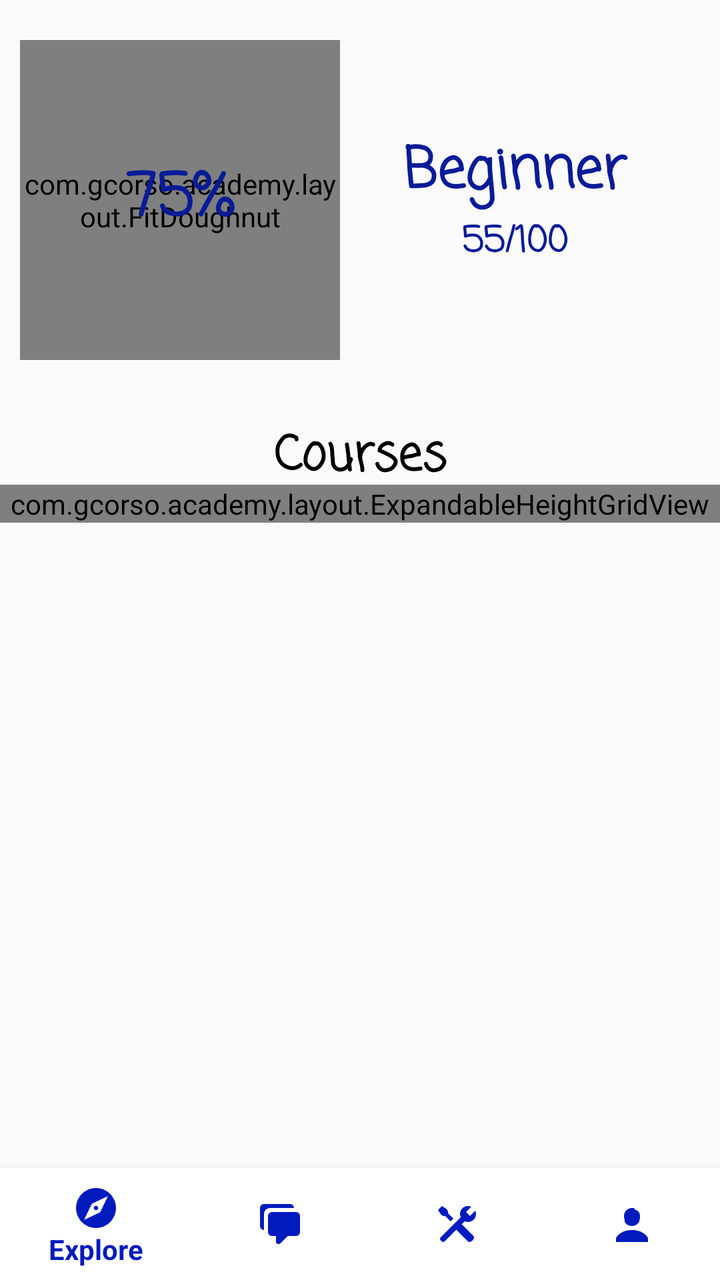
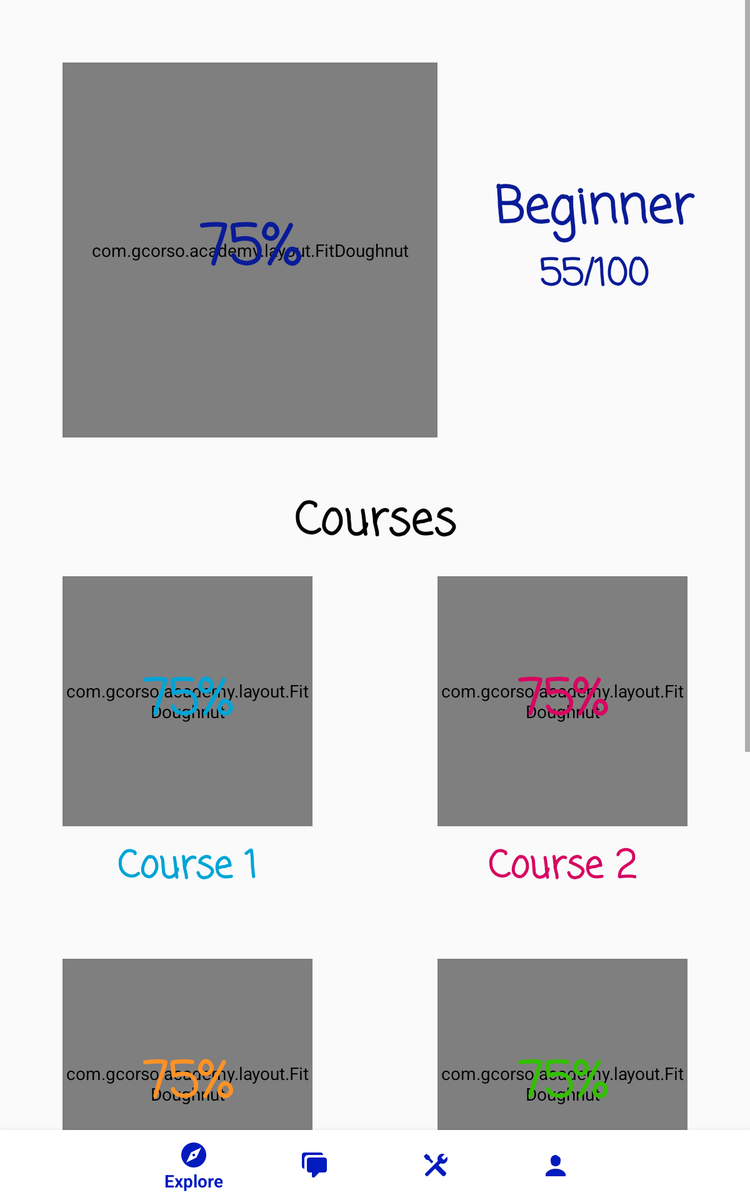

Two renders of one Android screen. The first uses the default layout on a phone; the second uses the alternative layout the repository ships for a different screen configuration, on a matching device. The two XML files are below.
<!-- AndroidManifest.xml: application theme AppTheme -->
<!-- res/layout/activity_profile.xml -->
<?xml version="1.0" encoding="utf-8"?>
<RelativeLayout
    xmlns:android="http://schemas.android.com/apk/res/android"
    xmlns:app="http://schemas.android.com/apk/res-auto"
    xmlns:tools="http://schemas.android.com/tools"
    android:layout_width="match_parent"
    android:layout_height="match_parent"
    tools:context=".activities.ProfileActivity">

    <ScrollView
        android:layout_width="match_parent"
        android:layout_height="match_parent"
        android:layout_above="@+id/navigation">

        <LinearLayout
            android:layout_width="match_parent"
            android:layout_height="wrap_content"
            android:orientation="vertical"
            android:paddingBottom="20dp">

            <RelativeLayout
                android:layout_width="match_parent"
                android:layout_height="match_parent"
                android:orientation="horizontal">

                <LinearLayout
                    android:layout_width="match_parent"
                    android:layout_height="match_parent"
                    android:layout_centerVertical="true"
                    android:layout_marginRight="20dp"
                    android:layout_toRightOf="@id/doughnuttot"
                    android:orientation="vertical">

                    <TextView
                        android:id="@+id/tvlevel"
                        android:layout_width="match_parent"
                        android:layout_height="wrap_content"
                        android:fontFamily="casual"
                        android:text="Beginner"
                        android:textAlignment="center"
                        android:textColor="@color/neutral"
                        android:textSize="28sp"
                        android:textStyle="bold"/>

                    <TextView
                        android:id="@+id/tvprogress"
                        android:layout_width="match_parent"
                        android:layout_height="wrap_content"
                        android:fontFamily="casual"
                        android:text="55/100"
                        android:textAlignment="center"
                        android:textColor="@color/neutral"
                        android:textSize="18sp"
                        android:textStyle="bold"/>

                </LinearLayout>

                <com.gcorso.academy.layout.FitDoughnut
                    android:id="@+id/doughnuttot"
                    android:layout_width="160dp"
                    android:layout_height="160dp"
                    android:layout_marginBottom="20dp"
                    android:layout_marginLeft="10dp"
                    android:layout_marginRight="5dp"
                    android:layout_marginTop="20dp"
                    app:fdColorPrimary="@color/colorAccent"/>

                <TextView
                    android:id="@+id/tvpercentage"
                    android:layout_width="wrap_content"
                    android:layout_height="wrap_content"
                    android:layout_alignBottom="@+id/doughnuttot"
                    android:layout_alignLeft="@+id/doughnuttot"
                    android:layout_alignRight="@+id/doughnuttot"
                    android:layout_alignTop="@+id/doughnuttot"
                    android:fontFamily="casual"
                    android:gravity="center"
                    android:text="75%"
                    android:textAlignment="center"
                    android:textColor="@color/neutral"
                    android:textSize="30sp"
                    android:textStyle="bold"/>

            </RelativeLayout>

            <TextView
                android:id="@+id/tvtext"
                android:layout_width="match_parent"
                android:layout_height="wrap_content"
                android:layout_marginBottom="-5dp"
                android:layout_marginTop="10dp"
                android:fontFamily="casual"
                android:text="Courses"
                android:textAlignment="center"
                android:textColor="@android:color/black"
                android:textSize="24sp"
                android:textStyle="bold"/>

            <com.gcorso.academy.layout.ExpandableHeightGridView
                android:id="@+id/gridCoursesProg"
                android:layout_width="match_parent"
                android:layout_height="match_parent"
                android:numColumns="2"/>

        </LinearLayout>
    </ScrollView>

    <android.support.design.widget.BottomNavigationView
        android:id="@+id/navigation"
        android:layout_width="0dp"
        android:layout_height="wrap_content"
        android:layout_marginEnd="0dp"
        android:layout_marginStart="0dp"
        android:background="@android:color/white"
        android:layout_alignParentBottom="true"
        android:layout_alignParentStart="true"
        android:layout_alignParentEnd="true"
        app:itemIconTint="@color/colorAccent"
        app:itemTextColor="@color/colorAccent"
        app:menu="@menu/navigation"/>


</RelativeLayout>
<!-- resources referenced by this layout -->
<resources>
  <color name="colorAccent">#021bbe</color>
  <color name="neutral">#0a1b97</color>
  <style name="AppTheme" parent="Theme.AppCompat.Light">
          <item name="colorPrimary">@color/colorPrimary</item>
          <item name="colorPrimaryDark">@color/colorPrimaryDark</item>
          <item name="colorAccent">@color/colorAccent</item>
          <item name="android:windowAnimationStyle">@null</item>
      </style>
  <color name="colorPrimary">#fcfafa</color>
  <color name="colorPrimaryDark">#000000</color>
</resources>
<!-- res/layout-sw600dp/activity_profile.xml (the repository's variant of the layout above) -->
<!-- drawn on a 7-inch tablet held upright -->
<?xml version="1.0" encoding="utf-8"?>
<RelativeLayout
    xmlns:android="http://schemas.android.com/apk/res/android"
    xmlns:app="http://schemas.android.com/apk/res-auto"
    xmlns:tools="http://schemas.android.com/tools"
    android:layout_width="match_parent"
    android:layout_height="match_parent"
    tools:context=".activities.ProfileActivity">

    <ScrollView
        android:layout_width="match_parent"
        android:layout_height="match_parent"
        android:layout_above="@+id/navigation">

        <LinearLayout
            android:layout_width="match_parent"
            android:layout_height="wrap_content"
            android:orientation="vertical"
            android:paddingBottom="30dp">

            <RelativeLayout
                android:layout_width="match_parent"
                android:layout_height="match_parent"
                android:orientation="horizontal">

                <LinearLayout
                    android:layout_width="match_parent"
                    android:layout_height="match_parent"
                    android:layout_centerVertical="true"
                    android:layout_marginRight="20dp"
                    android:layout_toRightOf="@id/doughnuttot"
                    android:orientation="vertical">

                    <TextView
                        android:id="@+id/tvlevel"
                        android:layout_width="match_parent"
                        android:layout_height="wrap_content"
                        android:fontFamily="casual"
                        android:text="Beginner"
                        android:textAlignment="center"
                        android:textColor="@color/neutral"
                        android:textSize="40sp"
                        android:textStyle="bold"/>

                    <TextView
                        android:id="@+id/tvprogress"
                        android:layout_width="match_parent"
                        android:layout_height="wrap_content"
                        android:fontFamily="casual"
                        android:text="55/100"
                        android:textAlignment="center"
                        android:textColor="@color/neutral"
                        android:textSize="30sp"
                        android:textStyle="bold"/>

                </LinearLayout>

                <com.gcorso.academy.layout.FitDoughnut
                    android:id="@+id/doughnuttot"
                    android:layout_width="300dp"
                    android:layout_height="300dp"
                    android:layout_marginBottom="30dp"
                    android:layout_marginLeft="50dp"
                    android:layout_marginRight="20dp"
                    android:layout_marginTop="50dp"
                    app:fdColorPrimary="@color/colorAccent"/>

                <TextView
                    android:id="@+id/tvpercentage"
                    android:layout_width="wrap_content"
                    android:layout_height="wrap_content"
                    android:layout_alignBottom="@+id/doughnuttot"
                    android:layout_alignLeft="@+id/doughnuttot"
                    android:layout_alignRight="@+id/doughnuttot"
                    android:layout_alignTop="@+id/doughnuttot"
                    android:fontFamily="casual"
                    android:gravity="center"
                    android:text="75%"
                    android:textAlignment="center"
                    android:textColor="@color/neutral"
                    android:textSize="45sp"
                    android:textStyle="bold"/>

            </RelativeLayout>

            <TextView
                android:id="@+id/tvtext"
                android:layout_width="match_parent"
                android:layout_height="wrap_content"
                android:layout_marginBottom="-5dp"
                android:layout_marginTop="10dp"
                android:fontFamily="casual"
                android:text="Courses"
                android:textAlignment="center"
                android:textColor="@android:color/black"
                android:textSize="36sp"
                android:textStyle="bold"/>

            <TableLayout
                android:layout_width="match_parent"
                android:layout_height="match_parent">

                <TableRow
                    android:layout_width="match_parent"
                    android:layout_height="match_parent">

                    <RelativeLayout
                        android:layout_width="match_parent"
                        android:layout_height="match_parent"
                        android:layout_weight="1"
                        android:orientation="horizontal">

                        <com.gcorso.academy.layout.FitDoughnut
                            android:id="@+id/doughnut1"
                            android:layout_width="@dimen/dounughtprof_tab"
                            android:layout_height="@dimen/dounughtprof_tab"
                            android:layout_centerHorizontal="true"
                            android:layout_marginBottom="10dp"
                            android:layout_marginLeft="20dp"
                            android:layout_marginRight="20dp"
                            android:layout_marginTop="20dp"
                            app:fdColorPrimary="@color/course1"/>

                        <TextView
                            android:id="@+id/tvpercentage1"
                            android:layout_width="wrap_content"
                            android:layout_height="wrap_content"
                            android:layout_alignBottom="@+id/doughnut1"
                            android:layout_alignLeft="@+id/doughnut1"
                            android:layout_alignRight="@+id/doughnut1"
                            android:layout_alignTop="@+id/doughnut1"
                            android:fontFamily="casual"
                            android:gravity="center"
                            android:text="75%"
                            android:textAlignment="center"
                            android:textColor="@color/course1"
                            android:textSize="@dimen/percprof_tab"
                            android:textStyle="bold"/>

                        <TextView
                            android:id="@+id/tvtitle1"
                            android:layout_width="wrap_content"
                            android:layout_height="wrap_content"
                            android:layout_below="@+id/doughnut1"
                            android:layout_centerHorizontal="true"
                            android:fontFamily="casual"
                            android:gravity="center"
                            android:text="Course 1"
                            android:textAlignment="center"
                            android:textColor="@color/course1"
                            android:textSize="@dimen/titlprof_tab"
                            android:textStyle="bold"/>

                    </RelativeLayout>

                    <RelativeLayout
                        android:layout_width="match_parent"
                        android:layout_height="match_parent"
                        android:layout_weight="1"
                        android:orientation="horizontal">

                        <com.gcorso.academy.layout.FitDoughnut
                            android:id="@+id/doughnut2"
                            android:layout_width="@dimen/dounughtprof_tab"
                            android:layout_height="@dimen/dounughtprof_tab"
                            android:layout_centerHorizontal="true"
                            android:layout_marginBottom="10dp"
                            android:layout_marginLeft="20dp"
                            android:layout_marginRight="20dp"
                            android:layout_marginTop="20dp"
                            app:fdColorPrimary="@color/course2"/>

                        <TextView
                            android:id="@+id/tvpercentage2"
                            android:layout_width="wrap_content"
                            android:layout_height="wrap_content"
                            android:layout_alignBottom="@+id/doughnut2"
                            android:layout_alignLeft="@+id/doughnut2"
                            android:layout_alignRight="@+id/doughnut2"
                            android:layout_alignTop="@+id/doughnut2"
                            android:fontFamily="casual"
                            android:gravity="center"
                            android:text="75%"
                            android:textAlignment="center"
                            android:textColor="@color/course2"
                            android:textSize="@dimen/percprof_tab"
                            android:textStyle="bold"/>

                        <TextView
                            android:id="@+id/tvtitle2"
                            android:layout_width="wrap_content"
                            android:layout_height="wrap_content"
                            android:layout_below="@+id/doughnut2"
                            android:layout_centerHorizontal="true"
                            android:fontFamily="casual"
                            android:gravity="center"
                            android:text="Course 2"
                            android:textAlignment="center"
                            android:textColor="@color/course2"
                            android:textSize="@dimen/titlprof_tab"
                            android:textStyle="bold"/>

                    </RelativeLayout>
                </TableRow>

                <TableRow
                    android:layout_width="match_parent"
                    android:layout_height="match_parent"
                    android:layout_marginTop="30dp"
                    android:layout_marginBottom="30dp">

                    <RelativeLayout
                        android:layout_width="match_parent"
                        android:layout_height="match_parent"
                        android:layout_weight="1"
                        android:orientation="horizontal">

                        <com.gcorso.academy.layout.FitDoughnut
                            android:id="@+id/doughnut3"
                            android:layout_width="@dimen/dounughtprof_tab"
                            android:layout_height="@dimen/dounughtprof_tab"
                            android:layout_centerHorizontal="true"
                            android:layout_marginBottom="10dp"
                            android:layout_marginLeft="20dp"
                            android:layout_marginRight="20dp"
                            android:layout_marginTop="20dp"
                            app:fdColorPrimary="@color/course3"/>

                        <TextView
                            android:id="@+id/tvpercentage3"
                            android:layout_width="wrap_content"
                            android:layout_height="wrap_content"
                            android:layout_alignBottom="@+id/doughnut3"
                            android:layout_alignLeft="@+id/doughnut3"
                            android:layout_alignRight="@+id/doughnut3"
                            android:layout_alignTop="@+id/doughnut3"
                            android:fontFamily="casual"
                            android:gravity="center"
                            android:text="75%"
                            android:textAlignment="center"
                            android:textColor="@color/course3"
                            android:textSize="@dimen/percprof_tab"
                            android:textStyle="bold"/>

                        <TextView
                            android:id="@+id/tvtitle3"
                            android:layout_width="wrap_content"
                            android:layout_height="wrap_content"
                            android:layout_below="@+id/doughnut3"
                            android:layout_centerHorizontal="true"
                            android:fontFamily="casual"
                            android:gravity="center"
                            android:text="Course 3"
                            android:textAlignment="center"
                            android:textColor="@color/course3"
                            android:textSize="@dimen/titlprof_tab"
                            android:textStyle="bold"/>

                    </RelativeLayout>

                    <RelativeLayout
                        android:layout_width="match_parent"
                        android:layout_height="match_parent"
                        android:layout_weight="1"
                        android:orientation="horizontal">

                        <com.gcorso.academy.layout.FitDoughnut
                            android:id="@+id/doughnut4"
                            android:layout_width="@dimen/dounughtprof_tab"
                            android:layout_height="@dimen/dounughtprof_tab"
                            android:layout_centerHorizontal="true"
                            android:layout_marginBottom="10dp"
                            android:layout_marginLeft="20dp"
                            android:layout_marginRight="20dp"
                            android:layout_marginTop="20dp"
                            app:fdColorPrimary="@color/course4"/>

                        <TextView
                            android:id="@+id/tvpercentage4"
                            android:layout_width="wrap_content"
                            android:layout_height="wrap_content"
                            android:layout_alignBottom="@+id/doughnut4"
                            android:layout_alignLeft="@+id/doughnut4"
                            android:layout_alignRight="@+id/doughnut4"
                            android:layout_alignTop="@+id/doughnut4"
                            android:fontFamily="casual"
                            android:gravity="center"
                            android:text="75%"
                            android:textAlignment="center"
                            android:textColor="@color/course4"
                            android:textSize="@dimen/percprof_tab"
                            android:textStyle="bold"/>

                        <TextView
                            android:id="@+id/tvtitle4"
                            android:layout_width="wrap_content"
                            android:layout_height="wrap_content"
                            android:layout_below="@+id/doughnut4"
                            android:layout_centerHorizontal="true"
                            android:fontFamily="casual"
                            android:gravity="center"
                            android:text="Course 4"
                            android:textAlignment="center"
                            android:textColor="@color/course4"
                            android:textSize="@dimen/titlprof_tab"
                            android:textStyle="bold"/>

                    </RelativeLayout>
                </TableRow>

                <TableRow
                    android:layout_width="match_parent"
                    android:layout_height="match_parent">

                    <RelativeLayout
                        android:layout_width="match_parent"
                        android:layout_height="match_parent"
                        android:layout_weight="1"
                        android:orientation="horizontal">

                        <com.gcorso.academy.layout.FitDoughnut
                            android:id="@+id/doughnut5"
                            android:layout_width="@dimen/dounughtprof_tab"
                            android:layout_height="@dimen/dounughtprof_tab"
                            android:layout_centerHorizontal="true"
                            android:layout_marginBottom="10dp"
                            android:layout_marginLeft="20dp"
                            android:layout_marginRight="20dp"
                            android:layout_marginTop="20dp"
                            app:fdColorPrimary="@color/course5"/>

                        <TextView
                            android:id="@+id/tvpercentage5"
                            android:layout_width="wrap_content"
                            android:layout_height="wrap_content"
                            android:layout_alignBottom="@+id/doughnut5"
                            android:layout_alignLeft="@+id/doughnut5"
                            android:layout_alignRight="@+id/doughnut5"
                            android:layout_alignTop="@+id/doughnut5"
                            android:fontFamily="casual"
                            android:gravity="center"
                            android:text="75%"
                            android:textAlignment="center"
                            android:textColor="@color/course5"
                            android:textSize="@dimen/percprof_tab"
                            android:textStyle="bold"/>

                        <TextView
                            android:id="@+id/tvtitle5"
                            android:layout_width="wrap_content"
                            android:layout_height="wrap_content"
                            android:layout_below="@+id/doughnut5"
                            android:layout_centerHorizontal="true"
                            android:fontFamily="casual"
                            android:gravity="center"
                            android:text="Course 5"
                            android:textAlignment="center"
                            android:textColor="@color/course5"
                            android:textSize="@dimen/titlprof_tab"
                            android:textStyle="bold"/>

                    </RelativeLayout>

                    <RelativeLayout
                        android:layout_width="match_parent"
                        android:layout_height="match_parent"
                        android:layout_weight="1"
                        android:orientation="horizontal">

                        <com.gcorso.academy.layout.FitDoughnut
                            android:id="@+id/doughnut6"
                            android:layout_width="@dimen/dounughtprof_tab"
                            android:layout_height="@dimen/dounughtprof_tab"
                            android:layout_centerHorizontal="true"
                            android:layout_marginBottom="10dp"
                            android:layout_marginLeft="20dp"
                            android:layout_marginRight="20dp"
                            android:layout_marginTop="20dp"
                            app:fdColorPrimary="@color/course6"/>

                        <TextView
                            android:id="@+id/tvpercentage6"
                            android:layout_width="wrap_content"
                            android:layout_height="wrap_content"
                            android:layout_alignBottom="@+id/doughnut6"
                            android:layout_alignLeft="@+id/doughnut6"
                            android:layout_alignRight="@+id/doughnut6"
                            android:layout_alignTop="@+id/doughnut6"
                            android:fontFamily="casual"
                            android:gravity="center"
                            android:text="75%"
                            android:textAlignment="center"
                            android:textColor="@color/course6"
                            android:textSize="@dimen/percprof_tab"
                            android:textStyle="bold"/>

                        <TextView
                            android:id="@+id/tvtitle6"
                            android:layout_width="wrap_content"
                            android:layout_height="wrap_content"
                            android:layout_below="@+id/doughnut6"
                            android:layout_centerHorizontal="true"
                            android:fontFamily="casual"
                            android:gravity="center"
                            android:text="Course 6"
                            android:textAlignment="center"
                            android:textColor="@color/course6"
                            android:textSize="@dimen/titlprof_tab"
                            android:textStyle="bold"/>

                    </RelativeLayout>
                </TableRow>

            </TableLayout>
        </LinearLayout>
    </ScrollView>

    <android.support.design.widget.BottomNavigationView
        android:id="@+id/navigation"
        android:layout_width="0dp"
        android:layout_height="wrap_content"
        android:layout_marginEnd="0dp"
        android:layout_marginStart="0dp"
        android:background="@android:color/white"
        android:layout_alignParentBottom="true"
        android:layout_alignParentStart="true"
        android:layout_alignParentEnd="true"
        app:itemIconTint="@color/colorAccent"
        app:itemTextColor="@color/colorAccent"
        app:menu="@menu/navigation"/>


</RelativeLayout>
<!-- resources referenced by the variant -->
<!-- as a 7-inch tablet held upright resolves them -->
<resources>
  <color name="colorAccent">#021bbe</color>
  <color name="course1">#00a4d6</color>
  <color name="course2">#d70661</color>
  <color name="course3">#ff9226</color>
  <color name="course4">#33bf00</color>
  <color name="course5">#b300ff</color>
  <color name="course6">#0fd492</color>
  <color name="neutral">#0a1b97</color>
  <dimen name="dounughtprof_tab">200dp</dimen>
  <dimen name="percprof_tab">40dp</dimen>
  <dimen name="titlprof_tab">30dp</dimen>
  <style name="AppTheme" parent="Theme.AppCompat.Light">
          <item name="colorPrimary">@color/colorPrimary</item>
          <item name="colorPrimaryDark">@color/colorPrimaryDark</item>
          <item name="colorAccent">@color/colorAccent</item>
          <item name="android:windowAnimationStyle">@null</item>
      </style>
  <color name="colorPrimary">#fcfafa</color>
  <color name="colorPrimaryDark">#000000</color>
</resources>
